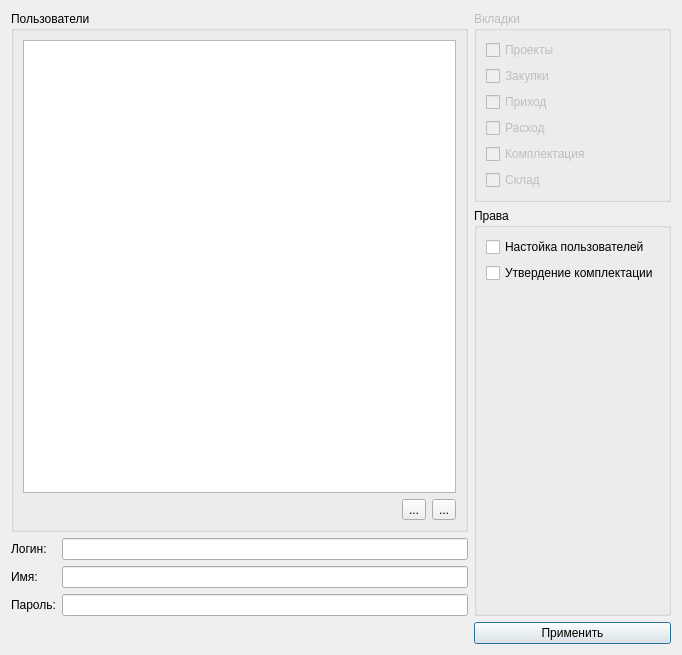
<ui version="4.0" >
 <class>UsersDialog</class>
 <widget class="QDialog" name="UsersDialog" >
  <property name="geometry" >
   <rect>
    <x>0</x>
    <y>0</y>
    <width>682</width>
    <height>655</height>
   </rect>
  </property>
  <property name="windowTitle" >
   <string>Dialog</string>
  </property>
  <layout class="QGridLayout" >
   <item rowspan="2" row="0" column="0" >
    <layout class="QVBoxLayout" >
     <item>
      <widget class="QGroupBox" name="groupBox_2" >
       <property name="sizePolicy" >
        <sizepolicy vsizetype="Preferred" hsizetype="Expanding" >
         <horstretch>0</horstretch>
         <verstretch>0</verstretch>
        </sizepolicy>
       </property>
       <property name="title" >
        <string>Пользователи</string>
       </property>
       <layout class="QVBoxLayout" >
        <property name="spacing" >
         <number>6</number>
        </property>
        <property name="leftMargin" >
         <number>9</number>
        </property>
        <property name="topMargin" >
         <number>9</number>
        </property>
        <property name="rightMargin" >
         <number>9</number>
        </property>
        <property name="bottomMargin" >
         <number>9</number>
        </property>
        <item>
         <widget class="SqlTable" name="tw" />
        </item>
        <item>
         <layout class="QHBoxLayout" >
          <property name="spacing" >
           <number>6</number>
          </property>
          <property name="leftMargin" >
           <number>0</number>
          </property>
          <property name="topMargin" >
           <number>0</number>
          </property>
          <property name="rightMargin" >
           <number>0</number>
          </property>
          <property name="bottomMargin" >
           <number>0</number>
          </property>
          <item>
           <spacer>
            <property name="orientation" >
             <enum>Qt::Horizontal</enum>
            </property>
            <property name="sizeHint" >
             <size>
              <width>40</width>
              <height>20</height>
             </size>
            </property>
           </spacer>
          </item>
          <item>
           <widget class="QToolButton" name="pb2" >
            <property name="text" >
             <string>...</string>
            </property>
            <property name="icon" >
             <iconset resource="../sklad.qrc" >:/icons/icons/add2.png</iconset>
            </property>
           </widget>
          </item>
          <item>
           <widget class="QToolButton" name="pb3" >
            <property name="text" >
             <string>...</string>
            </property>
            <property name="icon" >
             <iconset resource="../sklad.qrc" >:/icons/icons/delete2.png</iconset>
            </property>
           </widget>
          </item>
         </layout>
        </item>
       </layout>
      </widget>
     </item>
     <item>
      <layout class="QGridLayout" >
       <item row="0" column="0" >
        <widget class="QLabel" name="label_2" >
         <property name="text" >
          <string>Логин:</string>
         </property>
        </widget>
       </item>
       <item row="0" column="1" >
        <widget class="QLineEdit" name="le_login" />
       </item>
       <item row="1" column="0" >
        <widget class="QLabel" name="label" >
         <property name="text" >
          <string>Имя:</string>
         </property>
        </widget>
       </item>
       <item row="1" column="1" >
        <widget class="QLineEdit" name="le_username" />
       </item>
       <item row="2" column="0" >
        <widget class="QLabel" name="label_3" >
         <property name="text" >
          <string>Пароль:</string>
         </property>
        </widget>
       </item>
       <item row="2" column="1" >
        <widget class="QLineEdit" name="le_passw" />
       </item>
      </layout>
     </item>
    </layout>
   </item>
   <item row="0" column="1" >
    <widget class="QGroupBox" name="groupBox_3" >
     <property name="enabled" >
      <bool>false</bool>
     </property>
     <property name="sizePolicy" >
      <sizepolicy vsizetype="Preferred" hsizetype="Preferred" >
       <horstretch>0</horstretch>
       <verstretch>0</verstretch>
      </sizepolicy>
     </property>
     <property name="title" >
      <string>Вкладки</string>
     </property>
     <layout class="QVBoxLayout" >
      <item>
       <widget class="QCheckBox" name="bcb_1" >
        <property name="text" >
         <string>Проекты</string>
        </property>
       </widget>
      </item>
      <item>
       <widget class="QCheckBox" name="bcb_3" >
        <property name="text" >
         <string>Закупки</string>
        </property>
       </widget>
      </item>
      <item>
       <widget class="QCheckBox" name="bcb_5" >
        <property name="text" >
         <string>Приход</string>
        </property>
       </widget>
      </item>
      <item>
       <widget class="QCheckBox" name="bcb_2" >
        <property name="text" >
         <string>Расход</string>
        </property>
       </widget>
      </item>
      <item>
       <widget class="QCheckBox" name="bcb_4" >
        <property name="text" >
         <string>Комплектация</string>
        </property>
       </widget>
      </item>
      <item>
       <widget class="QCheckBox" name="bcb_6" >
        <property name="text" >
         <string>Склад</string>
        </property>
       </widget>
      </item>
     </layout>
    </widget>
   </item>
   <item row="1" column="1" >
    <widget class="QGroupBox" name="groupBox" >
     <property name="sizePolicy" >
      <sizepolicy vsizetype="Preferred" hsizetype="Preferred" >
       <horstretch>0</horstretch>
       <verstretch>0</verstretch>
      </sizepolicy>
     </property>
     <property name="title" >
      <string>Права</string>
     </property>
     <layout class="QVBoxLayout" >
      <item>
       <widget class="QCheckBox" name="bcb_7" >
        <property name="sizePolicy" >
         <sizepolicy vsizetype="Preferred" hsizetype="Minimum" >
          <horstretch>0</horstretch>
          <verstretch>0</verstretch>
         </sizepolicy>
        </property>
        <property name="text" >
         <string>Настойка пользователей</string>
        </property>
       </widget>
      </item>
      <item>
       <widget class="QCheckBox" name="bcb_8" >
        <property name="sizePolicy" >
         <sizepolicy vsizetype="Preferred" hsizetype="Minimum" >
          <horstretch>0</horstretch>
          <verstretch>0</verstretch>
         </sizepolicy>
        </property>
        <property name="text" >
         <string>Утвердение комплектации</string>
        </property>
       </widget>
      </item>
      <item>
       <spacer>
        <property name="orientation" >
         <enum>Qt::Vertical</enum>
        </property>
        <property name="sizeHint" >
         <size>
          <width>20</width>
          <height>41</height>
         </size>
        </property>
       </spacer>
      </item>
     </layout>
    </widget>
   </item>
   <item row="2" column="1" >
    <widget class="QPushButton" name="pb1" >
     <property name="sizePolicy" >
      <sizepolicy vsizetype="Fixed" hsizetype="Preferred" >
       <horstretch>0</horstretch>
       <verstretch>0</verstretch>
      </sizepolicy>
     </property>
     <property name="text" >
      <string>Применить</string>
     </property>
    </widget>
   </item>
  </layout>
 </widget>
 <customwidgets>
  <customwidget>
   <class>SqlTable</class>
   <extends>QTableWidget</extends>
   <header>misc.h</header>
  </customwidget>
 </customwidgets>
 <tabstops>
  <tabstop>tw</tabstop>
  <tabstop>pb2</tabstop>
  <tabstop>pb3</tabstop>
  <tabstop>le_login</tabstop>
  <tabstop>le_username</tabstop>
  <tabstop>le_passw</tabstop>
  <tabstop>bcb_1</tabstop>
  <tabstop>bcb_2</tabstop>
  <tabstop>bcb_3</tabstop>
  <tabstop>bcb_4</tabstop>
  <tabstop>bcb_5</tabstop>
  <tabstop>bcb_7</tabstop>
  <tabstop>bcb_8</tabstop>
  <tabstop>pb1</tabstop>
 </tabstops>
 <resources>
  <include location="../sklad.qrc" />
 </resources>
 <connections/>
</ui>
